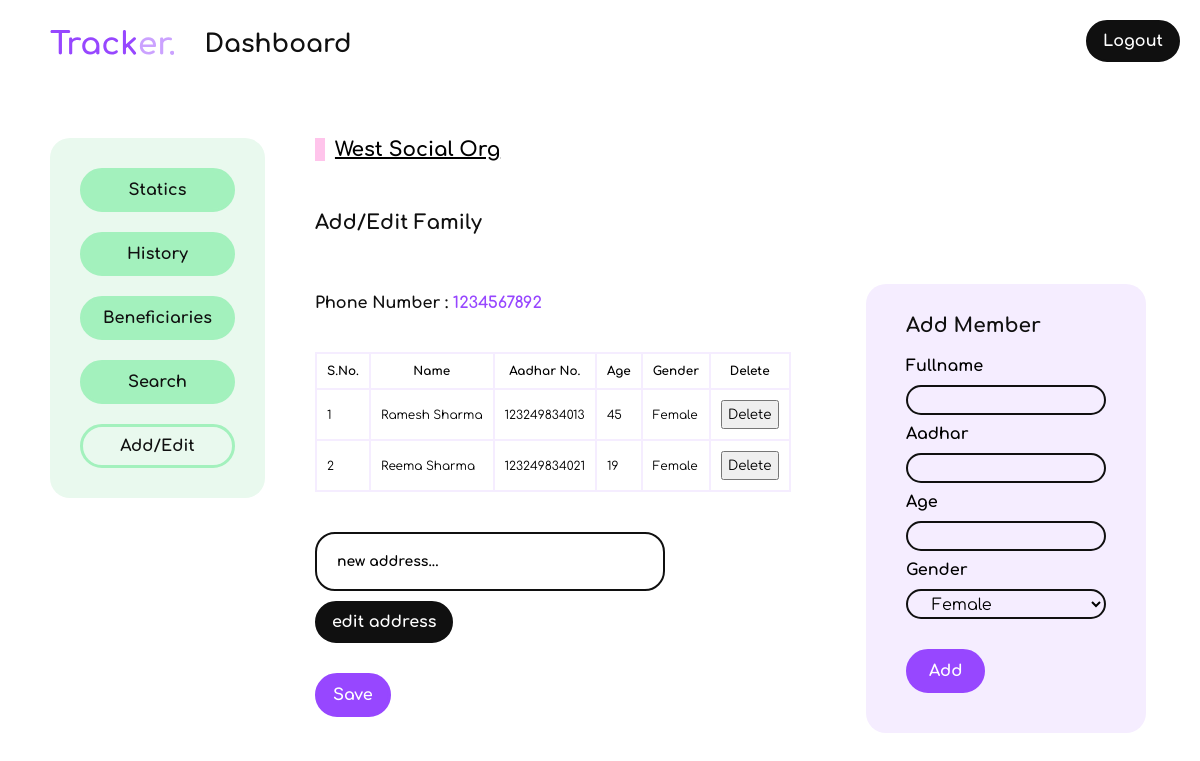
/dashboard/addOrEditContinue/788861 (signed in), run on the app's committed database.
### loginApp/models.py (models this page shows)
class Organization(models.Model):
    user = models.OneToOneField(User,on_delete= models.CASCADE)
    organizationName = models.CharField(max_length = 200,blank=False)
    localAddress = models.TextField(blank=False,null=False,default='none')
    aboutOrg = models.TextField(blank=False,null=False,default='none')
    mobile = models.CharField(max_length=10,blank=False,null=False,default='none')
    def __str__(self):
        return self.organizationName

### dashboard/models.py (models this page shows, shortened)
class FamilyModel(models.Model):
    family_ID = models.CharField(unique=True,blank=False,max_length=8)
    phone_number = models.CharField(unique=True,blank=False,max_length=10)
    residential_address = models.TextField(max_length=300,blank=False,default='none')
    created_by_org = models.ForeignKey(User,on_delete=models.CASCADE,default=8)
    in_public_domain = models.BooleanField(default=False)
    date_created = models.DateField(auto_now_add=True)

class memberOfaFamily(models.Model):
    name = models.CharField(max_length=200,null=False)
    aadhar = models.CharField(max_length=12,null=False,unique=True)
    age = models.PositiveSmallIntegerField(null=False)
    gender = models.CharField(max_length=1,null=False)
    belongs_to = models.ForeignKey(FamilyModel,on_delete=models.CASCADE)

### dashboard/views/addOrEditPageView.py (the view, shortened to what this page needs)
# urls.py: path('addOrEditContinue/<slug:family_ID>',addOrEditPageView.addOrEditContinueView,name='addOrEditContinueView'),
@login_required
def addOrEditContinueView(request,family_ID):
    user = request.user
    org = Organization.objects.get(user = user)
    family = getFamilyDetails(family_ID)
    members = getFamilyMembers(family_ID)
    error = False
    if family.created_by_org != user :
        return redirect('familyDetailsView',family_ID = family_ID)
    alreadyExists = "Aadhar number already exists."
    address = family.residential_address
    if address == 'none':
        address = ''
    print(members.count())
    sendToTemplate = {
        'organizationLoggedIn': str(org).capitalize,
        'familyID':family.family_ID,
        'familyPhoneNumber':family.phone_number,
        'familyAddress':address,
        'members':members,
        'alreadyExists': alreadyExists,
        'error':error,
        'noWarning':family.in_public_domain
    }
    return render(request,'addOrEditContinue.html',sendToTemplate)

### dashboard/views/basicFunctions.py (called while the page is built)
def getFamilyDetails(familyID):
    try:
        family = FamilyModel.objects.get(family_ID = familyID)
        return family
    except FamilyModel.DoesNotExist:
        return 'none'

def getFamilyMembers(familyID):
    try:
        family = getFamilyDetails(familyID)
        members = memberOfaFamily.objects.filter(belongs_to = family)
        return members
    except ObjectDoesNotExist:
        print("none")

### dashboard/templates/addOrEditContinue.html (shortened to what this page needs)
{% extends 'dashboardBase.html' %}
{% block body %}
    <div class="orgName"> {{organizationLoggedIn|title}} </div>
    <h3 class="pageHeading">Add/Edit Family</h3>
    <div class="leftAndRight">
        <div class="left">
            <div class="highlightInfo">
                <div>
                    <span>Phone Number :</span>
                    <span class="info">{{familyPhoneNumber}}</span>
                </div>
            </div>
            <table class="whiteTable">
                <tr>
                    <th>S.No.</th>
                    <th>Name</th>
                    <th>Aadhar No.</th>
                    <th>Age</th>
                    <th>Gender</th>
                    <th>Delete</th>
                </tr>
                {% for member in members %}
                    <tr>
                        <td>{{ forloop.counter }}</td>
                        <td>{{ member.name|title }}</td>
                        <td>{{ member.aadhar }}</td>
                        <td>{{ member.age }}</td>
                        <td>
                            {% if member.gender == 'F' %}
                                Female
                            {% endif %}
                        </td>
                        <td>
                            <form action="{% url 'addOrEditContinueView' familyID %}" method="post">
                                <button class="deleteTableRow" style="padding: 5px;">Delete</button>
                            </form>
                        </td>
                    </tr>
                {% endfor %}
            </table>
            <form action="{% url 'addOrEditContinueView' familyID %}" method="post" class="addressForm">
                {% if address == 'none' %}
                    <input type="text" name="address" placeholder="Enter Family's residential address">
                    <button type="submit" class="blackButton">save address</button>
                {% else %}
                    <input type="text" name="address" placeholder="Enter Family's residential address" value="{{familyAddress}}" style="overflow-wrap: break-word;">
                    <button type="submit" class="blackButton">edit address</button>
                {% endif %}
            </form>
            {% if members.count != 0 %}
                <form action="{% url 'addOrEditContinueView' familyID %}" method="post">
                    <button type="submit" class="purpleButton-small">Save</button>
                </form>
            {% endif %}
        </div>
        <div class="right">
            <form action="{% url 'addOrEditContinueView' familyID %}"
             method="post"
             class="purpleForm--Small"
             >
                <h3>Add Member</h3>
                <label for="name">Fullname</label>
                <input type="text" name="name" required>
                <label for="aadhar">Aadhar</label>
                <input type="text" name="aadhar" maxlength="12" minlength="12" required>
                <label for="age">Age</label>
                <input type="text" name="age" maxlength="3" minlength="1" required>
                <label for="gender">Gender</label>
                <select name="gender">
                    <option value="F">Female</option>
                </select>
                <button class="purpleButton" type="submit">Add</button>
            </form>
        </div>
    </div>
{% endblock %}

### static/css/dashboardMain.css (style rules this page uses)
* { box-sizing:border-box;padding:0;margin:0;font-family:comfortaa }
.purpleButton,.purpleButton-small { font-size:20px;padding:15px 20px;color:#fff;background-color:#9747ff;border:3px solid #9747ff;outline:none;border-radius:30px;width:fit-content;margin:30px 0 20px 0;transition:.3s ease-in-out;font-weight:bold }
.purpleButton-small { font-size:16px;padding:10px 15px }
.purpleForm,.purpleForm--Small { background-color:#f5edff;width:400px;padding:20px 40px;border-radius:20px;display:flex;flex-direction:column;width:max-content;height:fit-content;font-size:16px }
.purpleForm h3,.purpleForm--Small h3 { color:#101010;font-size:32px;padding:30px 0 }
.purpleForm label,.purpleForm--Small label { font-size:20px;padding:20px 0;font-weight:bold }
.purpleForm input,.purpleForm--Small input,.purpleForm select,.purpleForm--Small select,.purpleForm textarea,.purpleForm--Small textarea { background-color:#f5edff;border:2px solid #101010;height:40px;border-radius:20px;width:auto;padding:0 20px;font-size:16px;width:300px;resize:none }
.purpleForm--Small h3 { font-size:20px;padding:10px 0 }
.purpleForm--Small label { font-size:16px;padding:10px 0 }
.purpleForm--Small input,.purpleForm--Small select { width:200px;height:30px;border-radius:15px;padding:5px 20px }
.purpleForm--Small option { background-color:#101010;color:#fff }
.purpleForm--Small .purpleButton,.purpleForm--Small .purpleButton-small { font-size:16px;padding:10px 20px }
.whiteTable,.whiteTable--BigFont { background-color:#f5edff;margin:30px 0;width:fit-content }
.whiteTable th,.whiteTable--BigFont th,.whiteTable td,.whiteTable--BigFont td { background-color:#fff;padding:10px 10px;font-size:12px }
.blackButton { padding:10px 15px;border:2px solid #101010;border-radius:22px;outline:none;background-color:#101010;color:#fff;font-size:16px;font-weight:bold;transition:.3s ease-in-out }
.orgName { border-left:10px solid #ffc4eb;font-size:20px;font-weight:bold;padding-left:10px;width:400px;height:auto;margin-bottom:50px;text-decoration:underline }
.pageHeading { font-size:20px;font-weight:bold;color:#101010;margin:50px 0 }
.highlightInfo,.highlightInfo-horizontal { font-size:16px;font-weight:bold;color:#101010 }
.highlightInfo div,.highlightInfo-horizontal div { padding:10px 0 }
.highlightInfo .info,.highlightInfo-horizontal .info { color:#9747ff }
.addressForm { display:flex;flex-direction:column;width:350px;margin:20px 0 0 0 }
.addressForm input { font-size:14px;font-weight:bold;border:2px solid #101010;border-radius:20px;padding:20px 20px;margin:10px 0;overflow-wrap:break-word }
.addressForm button { width:fit-content }
.leftAndRight { display:flex;flex-direction:row;flex-wrap:wrap;width:100% }
.leftAndRight .left { width:50vw;margin-right:50px;width:60% }

### data on the page
Organization: organizationName "West Social Org"
FamilyModel: phone_number "1234567892", address "new address..."
memberOfaFamily: name "Ramesh Sharma", aadhar "123249834013", age "45", gender "Female"
memberOfaFamily: name "Reema Sharma", aadhar "123249834021", age "19", gender "Female"
